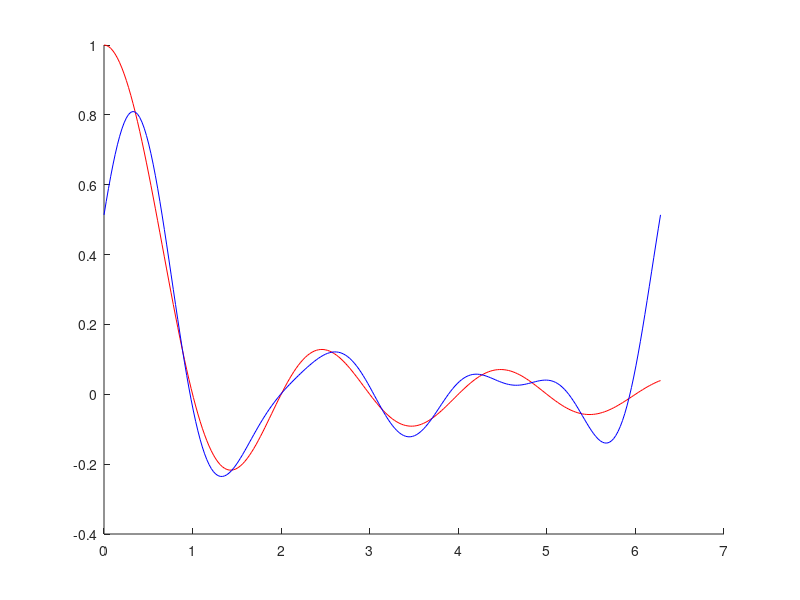

Reproduce this figure in MATLAB.
%% Fun with Fourier Series

N = 250;
x = linspace(0,2*pi,N);

%y = @(x) exp(x);
%y = @sqrt;
%y = @square;
%y = @(x) 4*x + 3*log(x);
%y = @sawtooth;
y = @sinc;

yy = zeros(size(x));

% Fourier Series of the function y

for n = 1:5
    yy = yy + (1/integral(@(t) sin(n*t).^2,0,2*pi))*integral(@(t) y(t).*sin(n*t),0,2*pi).*sin(n*x)...
        + (1/integral(@(t) cos(n*t).^2,0,2*pi))*integral(@(t) y(t).*cos(n*t),0,2*pi).*cos(n*x);
end

yy = yy + integral(@(t) y(t),0,2*pi)/(2*pi); % adding zeroth term in fourier sum

figure
hold on
plot(x,y(x),'r-');
plot(x,yy,'b-');